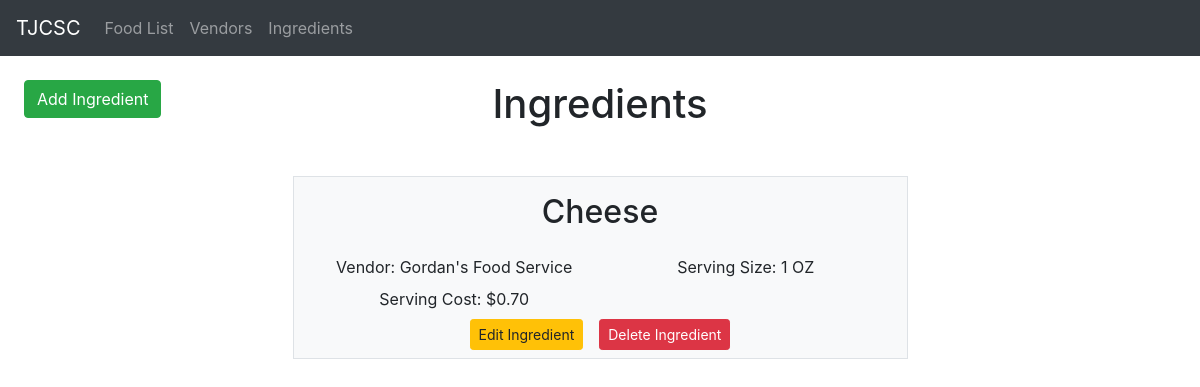
The app's page /ingredients/, older data.
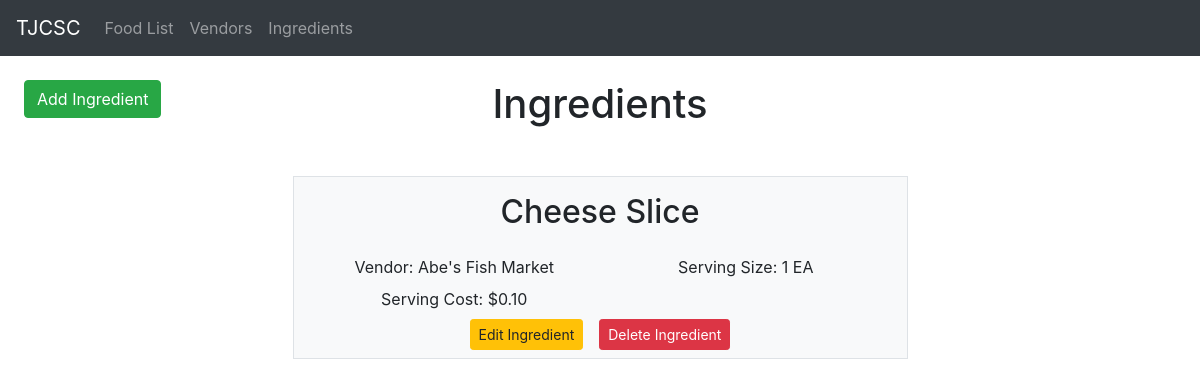
The same page, newer data.
### ingredients/models.py (models this page shows)
class Ingredient(models.Model):
    ingredient_name = models.CharField(max_length=250)
    ingredient_serving_size = models.IntegerField()
    unit_of_measure = models.ForeignKey(UnitOfMeasure, on_delete = models.CASCADE)
    vendor = models.ForeignKey(Vendor, on_delete= models.CASCADE)
    serving_size_cost = models.DecimalField(default=0.00, max_digits=10, decimal_places=2)

class UnitOfMeasure(models.Model):
    abbr = models.CharField(max_length=2)
    description = models.CharField(max_length=100)

### vendors/models.py (models this page shows, shortened)
class Vendor(models.Model):
    company_name = models.CharField(max_length = 100)
    company_number = models.CharField(max_length = 15)
    rep_name = models.CharField(max_length = 100)

### ingredients/views.py (the view)
# urls.py: path('ingredients/', include('ingredients.urls')),
def ingredients(request):
    context = {
        'ingredient_info' : Ingredient.objects.select_related('unit_of_measure', 'vendor').all(),
    }
    return render(request, 'ingredients/ingredients.html', context)

### ingredients/templates/ingredients/ingredients.html (shortened to what this page needs)
{% extends "foodlist/base.html" %}
{% block content %}
<div class='container=fluid'>
    <div class='row mt-4'>
        <div class='col-2'>
            <a class='btn btn-success ml-4' href="{% url 'ingredient-create' %}">Add Ingredient</a>
        </div>
        <div class='col-8 d-flex justify-content-center'>
            <h1 class='h1 mb-5'>Ingredients</h1>
        </div>
    </div>
    {% for ingredient in ingredient_info %}
    <div class='row d-flex justify-content-center'>
        <div class='col-6 bg bg-light border'>
            <div class='row'>
                <div class='col-12 d-flex justify-content-center mb-3 mt-3'>
                    <h2>{{ ingredient.ingredient_name }}</h2>
                </div>
            </div>
            <div class='row'>
                <div class='col-12 d-flex'>
                    <label class='col-6 text-center'>Vendor: {{ ingredient.vendor.company_name }}</label>
                    <label class='col-6 text-center'>Serving Size: {{ ingredient.ingredient_serving_size }} {{ ingredient.unit_of_measure.abbr }} </label>
                </div>
            </div>
            <div class='row'>
                <div class='col-12 d-flex'>
                    <label class='col-6 text-center'>Serving Cost: ${{ ingredient.serving_size_cost }}</label>
                </div>
            </div>
            <div class='row'>
                <div class='col-12 d-flex mb-2 justify-content-center'>
                    <a class='btn btn-sm btn-warning mr-3' href="{% url 'ingredient-edit' ingredient.id %}">Edit Ingredient</a>
                    <a class='btn btn-sm btn-danger' href="{% url 'ingredient-delete' ingredient.id %}">Delete Ingredient</a>
                </div>
            </div>
        </div>
    </div>
    {% endfor %}
</div>
{% endblock %}

### foodlist/templates/foodlist/base.html (shortened to what this page needs)
{% load static %}
<!DOCTYPE html>
<html>
    <head>
        <link rel="stylesheet" href="https://stackpath.bootstrapcdn.com/bootstrap/4.5.0/css/bootstrap.min.css">
      </head>
    <body>
        <nav class="navbar navbar-expand-lg navbar-dark bg-dark">
            <a class="navbar-brand">TJCSC</a>
            <div class="collapse navbar-collapse" id="navbarNavAltMarkup">
              <div class="navbar-nav">
                <a class="nav-item nav-link" href="/">Food List</a>
                <a class="nav-item nav-link" href="{% url 'vendors-home' %}">Vendors</a>
                <a class="nav-item nav-link" href="{% url 'ingredients-home' %}">Ingredients</a>
              </div>
            </div>
        </nav>
        {% block content %}{% endblock %}
    </body>
</html>

Row changes from the older to the newer data that the page shows:
removed Ingredient: ingredient_name "Cheese", vendor.company_name "Gordan's Food Service", ingredient_serving_size "1", unit_of_measure.abbr "OZ", serving_size_cost "0.70"
added Ingredient: ingredient_name "Cheese Slice", vendor.company_name "Abe's Fish Market", ingredient_serving_size "1", unit_of_measure.abbr "EA", serving_size_cost "0.10"
